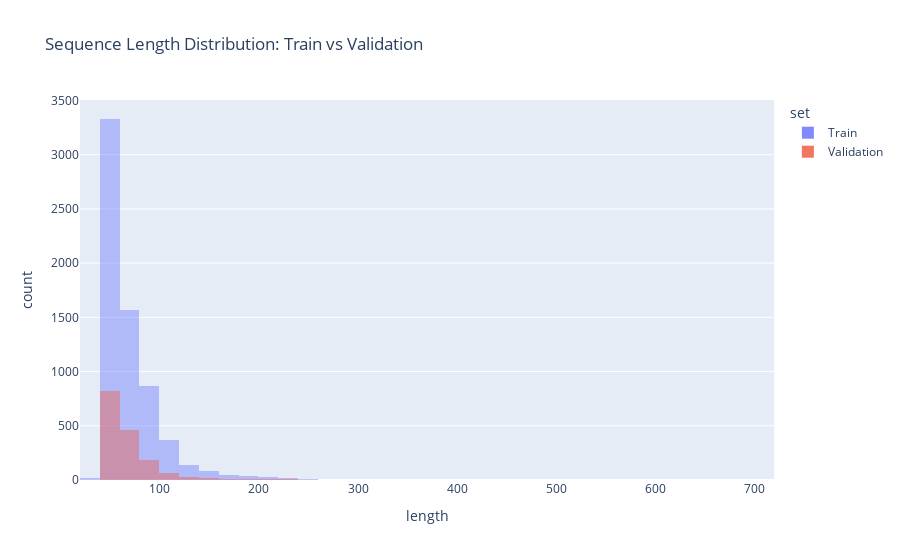

This figure's notebook cell:
### Markdown cell above
Second(to avoid always look at the first one) Train/validation split sequences lengths comparaison.

### Code cell
def get_set_sequences_lengths(set:DF, name:str) -> DF:
    return (
        set
        .groupby("sequence_id", observed=True)
        .size()
        .reset_index(name="length")
        .assign(set=name)
    )

full_se_lengths = pd.concat((
    get_set_sequences_lengths(folds[2][0], "Train"),
    get_set_sequences_lengths(folds[2][1], "Validation"),
))

fig = px.histogram(
    full_se_lengths,
    x="length",
    color="set",
    barmode="overlay",  # or 'group' if you want side-by-side bars
    nbins=50,           # adjust bin size if needed
    title="Sequence Length Distribution: Train vs Validation"
)

fig.update_traces(opacity=0.8)  # better visibility with overlay
fig.show()

### Figure 1 — Plotly figure (JSON) as saved in the notebook; plotly's stock layout.template omitted (floating-point values rounded to 4 significant figures; data arrays with more than 128 entries replaced by an {"elided": "..."} marker saying what was removed)
{"data": [{"bingroup": "x", "hovertemplate": "set=Train<br>length=%{x}<br>count=%{y}<extra></extra>", "legendgroup": "Train", "marker": {"color": "#636efa", "opacity": 0.5, "pattern": {"shape": ""}}, "name": "Train", "nbinsx": 50, "opacity": 0.8, "orientation": "v", "showlegend": true, "type": "histogram", "x": {"elided": "6520 int values"}, "xaxis": "x", "yaxis": "y"}, {"bingroup": "x", "hovertemplate": "set=Validation<br>length=%{x}<br>count=%{y}<extra></extra>", "legendgroup": "Validation", "marker": {"color": "#EF553B", "opacity": 0.5, "pattern": {"shape": ""}}, "name": "Validation", "nbinsx": 50, "opacity": 0.8, "orientation": "v", "showlegend": true, "type": "histogram", "x": {"elided": "1631 int values"}, "xaxis": "x", "yaxis": "y"}], "layout": {"barmode": "overlay", "legend": {"title": {"text": "set"}, "tracegroupgap": 0}, "title": {"text": "Sequence Length Distribution: Train vs Validation"}, "xaxis": {"anchor": "y", "domain": [0, 1], "title": {"text": "length"}}, "yaxis": {"anchor": "x", "domain": [0, 1], "title": {"text": "count"}}}}
